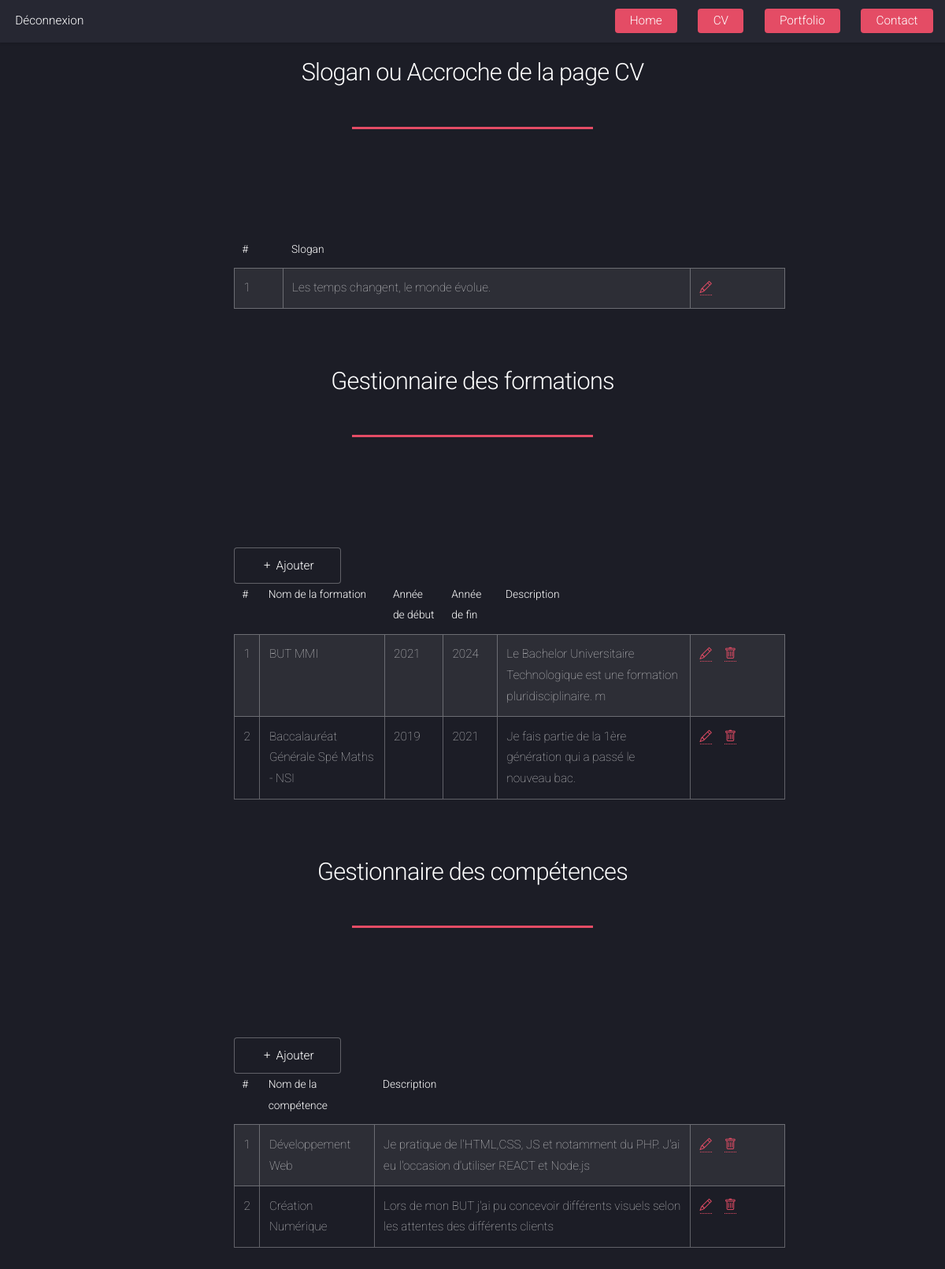
Screenshot of /portfolio/administration/cv/cv_admin.php with the database file from the repository.
### tables this page shows
CREATE TABLE `cv` (
  `id` int(11) NOT NULL,
  `slogan` text DEFAULT NULL
);

CREATE TABLE `formations` (
  `nom` varchar(255) NOT NULL,
  `annee_debut` year(4) NOT NULL,
  `annee_fin` year(4) DEFAULT NULL,
  `description` text NOT NULL,
  `id` int(11) NOT NULL
);

CREATE TABLE `skills` (
  `titre` varchar(255) NOT NULL,
  `description` text NOT NULL,
  `id` int(11) NOT NULL
);

### portfolio/administration/cv/cv_admin.php (the view, shortened to what this page needs)
<?php
    require_once('../../includes/connexion-bdd.php');
?>
<!DOCTYPE html>
<html lang="fr">
<head>
    <link rel="stylesheet" href="https://cdn.jsdelivr.net/npm/bootstrap-icons@1.8.1/font/bootstrap-icons.css">
    <link href="https://cdn.jsdelivr.net/npm/bootstrap@5.1.3/dist/css/bootstrap.min.css" rel="stylesheet">
    <link rel="stylesheet" href="../../assets/css/main.css" />
    <link rel="stylesheet" href="../ressources/css/style.css" />
</head>
<body>
    <?php require_once('../ressources/includes/header.php'); ?>
    <div id="main" class="wrapper style1">
        <div class="container">
            <header class="major">
                <h2>Slogan ou Accroche de la page CV</h2>
            </header>
            <div class="wrapper">
                <?php
                try {
                    $sql = "SELECT * FROM cv";
                    $stmt = $conn->prepare($sql);
                    $stmt->execute();
                    $result = $stmt->fetchAll(PDO::FETCH_ASSOC);
                    if(count($result) > 0){
                        echo '<table class="alt">';
                            echo "<thead>";
                                echo "<tr>";
                                    echo "<th>#</th>";
                                    echo "<th>Slogan</th>";
                                echo "</tr>";
                            echo "</thead>";
                            echo "<tbody>";
                            foreach($result as $row){
                                echo "<tr>";
                                    echo "<td>" . $row['id'] . "</td>";
                                    echo "<td>" . $row['slogan'] . "</td>";
                                    echo "<td>";
                                        echo '<a href="update.php?id='. $row['id'] .'" class="me-3" ><span class="bi bi-pencil"></span></a>';
                                    echo "</td>";
                                echo "</tr>";
                            }
                            echo "</tbody>";
                        echo "</table>";
                    } else{
                        echo '<div class="alert alert-danger"><em>Pas d\'enregistrement trouvé.</em></div>';
                    }
                } catch(PDOException $e) {
                    die("ERREUR: Impossible d'exécuter la requête $sql. " . $e->getMessage());
                    }
                ?>
            </div>
        </div>
        <div class="container">
            <header class="major">
                <h2>Gestionnaire des formations</h2>
            </header>
            <div class="wrapper">
                <div>
                    <a href="creation_formations.php" class="button"><i class="bi bi-plus"></i> Ajouter</a>
                </div>
                <?php
                try {
                    $sql2 = "SELECT * FROM formations";
                    $stmt = $conn->prepare($sql2);
                    $stmt->execute();
                    $result = $stmt->fetchAll(PDO::FETCH_ASSOC);
                    if(count($result) > 0){
                        echo '<table class="alt">';
                            echo "<thead>";
                                echo "<tr>";
                                    echo "<th>#</th>";
                                    echo "<th>Nom de la formation</th>";
                                    echo "<th>Année de début</th>";
                                    echo "<th>Année de fin</th>";
                                    echo "<th>Description</th>";
                                echo "</tr>";
                            echo "</thead>";
                            echo "<tbody>";
                            foreach($result as $row){
                                echo "<tr>";
                                    echo "<td>" . $row['id'] . "</td>";
                                    echo "<td>" . $row['nom'] . "</td>";
                                    echo "<td>" . $row['annee_debut'] . "</td>";
                                    echo "<td>" . $row['annee_fin'] . "</td>";
                                    echo "<td>" . $row['description'] . "</td>";
                                    echo "<td>";
                                        echo '<a href="modif_formations.php?id='. $row['id'] .'" class="me-3" ><span class="bi bi-pencil"></span></a>';
                                        echo '<a href="suppr_formations.php?id='. $row['id'] .'" ><span class="bi bi-trash"></span></a>';
                                    echo "</td>";
                                echo "</tr>";
                            }
                            echo "</tbody>";
                        echo "</table>";
                    } else{
                        echo '<div class="alert alert-danger"><em>Pas d\'enregistrement trouvé.</em></div>';
                    }
                } catch(PDOException $e) {
                    die("ERREUR: Impossible d'exécuter la requête $sql. " . $e->getMessage());
                    }
                ?>
            </div>
        </div>
        <div class="container">
            <header class="major">
                <h2>Gestionnaire des compétences</h2>
            </header>
            <div class="wrapper">
                <div>
                    <a href="creation_skills.php" class="button"><i class="bi bi-plus"></i> Ajouter</a>
                </div>
                <?php
                try {
                    $sql3 = "SELECT * FROM skills";
                    $stmt = $conn->prepare($sql3);
                    $stmt->execute();
                    $result = $stmt->fetchAll(PDO::FETCH_ASSOC);
                    if(count($result) > 0){
                        echo '<table class="alt">';
                            echo "<thead>";
                                echo "<tr>";
                                    echo "<th>#</th>";
                                    echo "<th>Nom de la compétence</th>";
                                    echo "<th>Description</th>";
                                echo "</tr>";
                            echo "</thead>";
                            echo "<tbody>";
                            foreach($result as $row){
                                echo "<tr>";
                                    echo "<td>" . $row['id'] . "</td>";
                                    echo "<td>" . $row['titre'] . "</td>";
                                    echo "<td>" . $row['description'] . "</td>";
                                    echo "<td>";
                                        echo '<a href="modif_skills.php?id='. $row['id'] .'" class="me-3" ><span class="bi bi-pencil"></span></a>';
                                        echo '<a href="suppr_skills.php?id='. $row['id'] .'" ><span class="bi bi-trash"></span></a>';
                                    echo "</td>";
                                echo "</tr>";
                            }
                            echo "</tbody>";
                        echo "</table>";
                    } else{
                        echo '<div class="alert alert-danger"><em>Pas d\'enregistrement trouvé.</em></div>';
                    }
                } catch(PDOException $e) {
                    die("ERREUR: Impossible d'exécuter la requête $sql. " . $e->getMessage());
                    }
                ?>
            </div>
        </div>
    </div>
<body>
<html>

### portfolio/assets/css/main.css (style rules this page uses)
html, body, div, span, applet, object, iframe, h1, h2, h3, h4, h5, h6, p, blockquote, pre, a, abbr, acronym, address, big, cite, code, del, dfn, em, img, ins, kbd, q, s, samp, small, strike, strong, sub, sup, tt, var, b, u, i, center, dl, dt, dd, ol, ul, li, fieldset, form, label, legend, table, caption, tbody, tfoot, thead, tr, th, td, article, aside, canvas, details, embed, figure, figcaption, footer, header, hgroup, menu, nav, output, ruby, section, summary, time, mark, audio, video { margin: 0; padding: 0; border: 0; font-size: 100%; font: inherit; vertical-align: baseline; }
article, aside, details, figcaption, figure, footer, header, hgroup, menu, nav, section { display: block; }
body { line-height: 1; }
table { border-collapse: collapse; border-spacing: 0; }
body { -webkit-text-size-adjust: none; }
html { box-sizing: border-box; }
*, *:before, *:after { box-sizing: inherit; }
html, body { background: #1c1d26; }
body, input, select, textarea { color: rgba(255, 255, 255, 0.75); font-family: "Roboto", Helvetica, sans-serif; font-size: 15pt; font-weight: 100; line-height: 1.75em; }
a { -moz-transition: border-color 0.2s ease-in-out, color 0.2s ease-in-out; -webkit-transition: border-color 0.2s ease-in-out, color 0.2s ease-in-out; -ms-transition: border-color 0.2s ease-in-out, color 0.2s ease-in-out; transition: border-color 0.2s ease-in-out, color 0.2s ease-in-out; border-bottom: dotted 1px; color: #e44c65; text-decoration: none; }
em, i { font-style: italic; }
h1, h2, h3, h4, h5, h6 { color: #ffffff; font-weight: 300; line-height: 1em; margin: 0 0 1em 0; }
h2 { font-size: 2em; line-height: 1.5em; letter-spacing: -0.025em; }
.container { margin: 0 auto; max-width: calc(100% - 4em); width: 70em; }
@media screen and (max-width: 1280px) { .container { width: 90%; max-width: 100%; } }
header.major { margin: 0 0 4em 0; position: relative; text-align: center; }
header.major:after { background: #e44c65; content: ''; display: inline-block; height: 0.2em; max-width: 20em; width: 75%; }
table { margin: 0 0 2em 0; width: 100%; }
table tbody tr { border: solid 1px rgba(255, 255, 255, 0.3); border-left: 0; border-right: 0; }
table tbody tr:nth-child(2n + 1) { background-color: rgba(255, 255, 255, 0.075); }
table td { padding: 0.75em 0.75em; }
table th { color: #ffffff; font-size: 0.9em; font-weight: 300; padding: 0 0.75em 0.75em 0.75em; text-align: left; }
table thead { border-bottom: solid 1px rgba(255, 255, 255, 0.3); }
table.alt { border-collapse: separate; }
table.alt tbody tr td { border: solid 1px rgba(255, 255, 255, 0.3); border-left-width: 0; border-top-width: 0; }
table.alt tbody tr td:first-child { border-left-width: 1px; }
table.alt tbody tr:first-child td { border-top-width: 1px; }
table.alt thead { border-bottom: 0; }
input[type="submit"], input[type="reset"], input[type="button"], .button { -moz-appearance: none; -webkit-appearance: none; -ms-appearance: none; appearance: none; -moz-transition: background-color 0.2s ease-in-out, color 0.2s ease-in-out, box-shadow 0.2s ease-in-out; -webkit-transition: background-color 0.2s ease-in-out, color 0.2s ease-in-out, box-shadow 0.2s ease-in-out; -ms-transition: background-color 0.2s ease-in-out, color 0.2s ease-in-out, box-shadow 0.2s ease-in-out; transition: background-color 0.2s ease-in-out, color 0.2s ease-in-out, box-shadow 0.2s ease-in-out; background-color: transparent; border-radius: 4px; border: 0; box-shadow: inset 0 0 0 1px rgba(255, 255, 255, 0.3); color: #ffffff !important; cursor: pointer; display: inline-block; font-weight: 300; height: 3em; line-height: 3em; padding: 0 2.25em; text-align: center; text-decoration: none; white-space: nowrap; }
.wrapper { padding: 6em 0 4em 0; }
@media screen and (max-width: 1680px) { body, input, select, textarea { font-size: 13pt; } }
@media screen and (max-width: 1280px) { body, input, select, textarea { font-size: 11.5pt; } }
@media screen and (max-width: 1280px) { .wrapper { padding: 4.5em 0 2.5em 0; } }

### portfolio/administration/ressources/css/style.css (style rules this page uses)
.wrapper { width: 700px; margin: 0 auto; }
table tr td:last-child { width: 120px; }

### rows the page displays
cv: id "1", slogan "Les temps changent, le monde évolue."
formations: id "1", nom "BUT MMI", annee_debut "2021", annee_fin "2024", description "Le Bachelor Universitaire Technologique est une formation pluridisciplinaire. m"
formations: id "2", nom "Baccalauréat Générale Spé Maths - NSI", annee_debut "2019", annee_fin "2021", description "Je fais partie de la 1ère génération qui a passé le nouveau bac."
skills: id "1", titre "Développement Web", description "Je pratique de l'HTML,CSS, JS et notamment du PHP. J'ai eu l'occasion d'utiliser REACT et Node.js"
skills: id "2", titre "Création Numérique", description "Lors de mon BUT j'ai pu concevoir différents visuels selon les attentes des différents clients"
